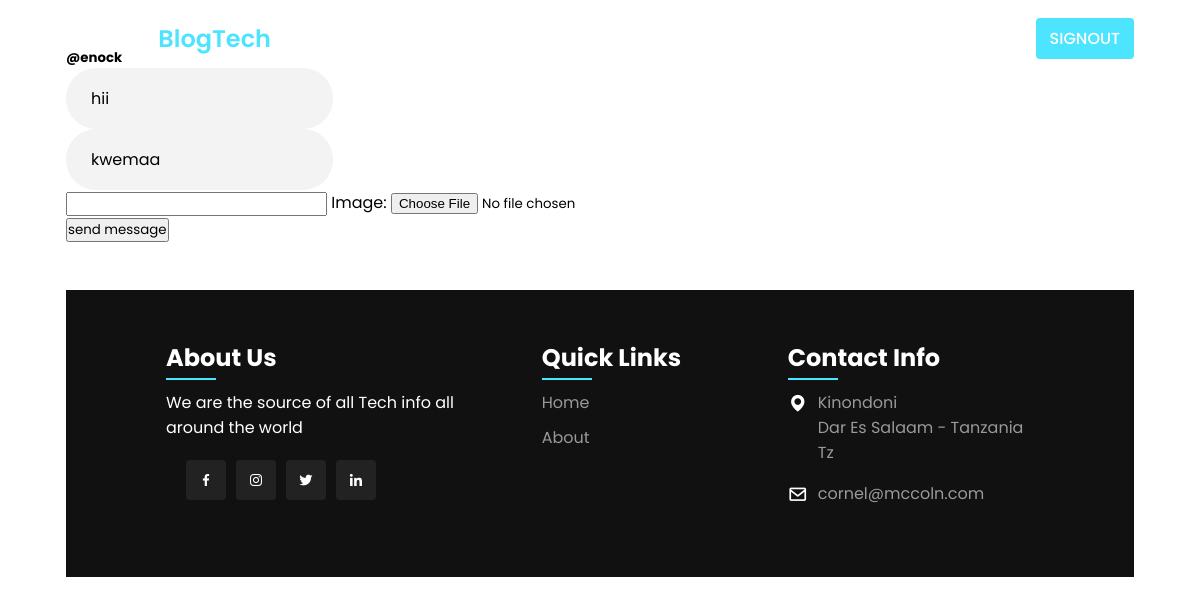
The page /inbox/2/ (signed in) on the database its author committed.
### blogapp/models.py (models this page shows)
class ThreadModel(models.Model):
	user = models.ForeignKey(User, on_delete=models.CASCADE,related_name='+')
	receiver = models.ForeignKey(User,on_delete=models.CASCADE,related_name='+')

class MessageModel(models.Model):
	thread = models.ForeignKey('ThreadModel', related_name='+', on_delete=models.CASCADE,blank=True,null=True)
	sender_user = models.ForeignKey(User,on_delete=models.CASCADE,related_name='+')
	receiver_user = models.ForeignKey(User,on_delete=models.CASCADE,related_name='+')
	body = models.CharField(max_length=1000)
	image = models.ImageField(blank=True,null=True,upload_to="media/uploads/message_photos")
	date = models.DateTimeField(default=timezone.now)
	is_read = models.BooleanField(default=False)

### blogapp/views.py (the view)
# urls.py: path('inbox/<int:pk>/', ThreadView.as_view(), name ='thread'),
class ThreadView(View):
	def get(self, request, pk, *args, **kwargs):
		form = MessageForm()
		thread = ThreadModel.objects.get(pk=pk)
		message_list = MessageModel.objects.filter(thread__pk__contains=pk)
		context = {
			'thread':thread,
			'form':form,
			'message_list':message_list,
		}
		return render(request, 'blogapp/thread.html', context)

### blogapp/forms.py
class MessageForm(forms.ModelForm):
	body = forms.CharField(label='', max_length=100)
	image = forms.ImageField(required=False)
	class Meta:
		model = MessageModel
		fields = ['body','image']

### blogapp/templates/blogapp/thread.html (shortened to what this page needs)
{% extends 'blogapp/base2.html' %}
{% load static %}
{% block content %}
<section id="resume" class="resume">
      <div class="container">
        <div class="row">
          <div class="col-lg-8" data-aos="fade-up">
            <div class="row">
              <div class="card col-md-12 mt-5 p-3 shadow-sm">
                {% if thread.receiver == request.user %}
                   <h5>@{{ thread.user }}</h5>
                {% else %}
                    <h5>@{{ thread.receiver }}</h5>
                {% endif %}
              </div>
            </div>
            {% for message in message_list %}
               <div class="row">
                 <div class="col-md-12 my-1">
                   {% if message.sender_user == request.user %}
                   <div class="sent-message my-3">
                     <p>{{ message.body }}</p>
                   </div>
                   {% elif message.receiver_user == request.user %}
                   <div class="received-message my-3">
                     <p>{{ message.body }}</p>
                   </div>
                   {% endif %}
                 </div>
               </div>
            {% endfor %}
            <div class="row">
              <div class="card col-md-12 p-3 shadow-sm">
                <form method="POST" action="{% url 'create-message' thread.pk %}" enctype="multipart/form-data">
                  {{ form }}
                  <div class="d-grid gap-2 mt-3">
                    <button class="btn btn-light" type="submit">send message</button>
                  </div>
                </form>
              </div>
            </div>
          </div>
      </div>
{% endblock %}

### blogapp/static/blogapp/assets/style.css (style rules this page uses)
* { font-family: 'Poppins', sans-serif; margin: 0; padding: 0; scroll-behavior: smooth; scroll-padding-top: 2rem; box-sizing: border-box; }
:root { --container-color: #1a1e21; --second-color: rgba(77, 228, 255); --text-color: #172317; --bg-color: #fff; }
section { padding: 3rem 0 2rem; }
.container { max-width: 1068px; margin: auto; width: 100%; }

### blogapp/templates/blogapp/thread.html (style rules this page uses)
.sent-message { background-color: #f3f3f3; border-radius: 30px; padding: 18px 25px; width: 25%; }

### rows shown on the page
ThreadModel: receiver "enock"
MessageModel: body "hii"
MessageModel: body "kwemaa"
